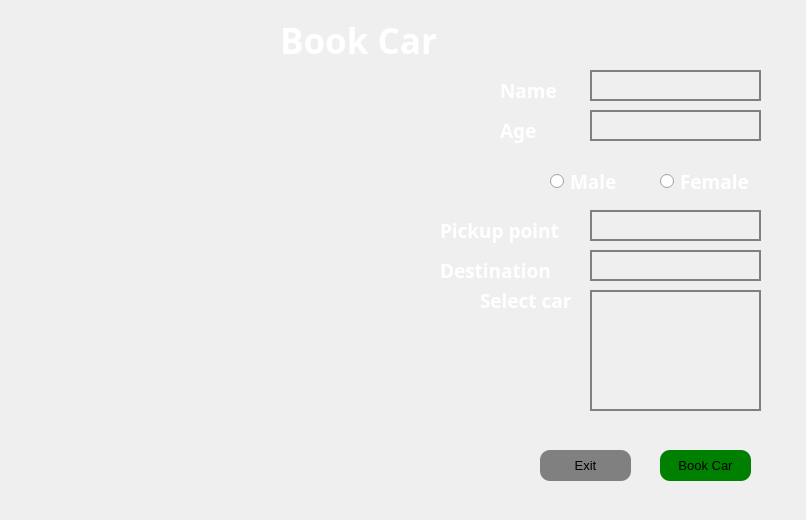
<?xml version="1.0" encoding="UTF-8"?>
<ui version="4.0">
 <class>bookCar</class>
 <widget class="QDialog" name="bookCar">
  <property name="geometry">
   <rect>
    <x>0</x>
    <y>0</y>
    <width>806</width>
    <height>520</height>
   </rect>
  </property>
  <property name="windowTitle">
   <string>Dialog</string>
  </property>
  <widget class="QLabel" name="exitButton">
   <property name="geometry">
    <rect>
     <x>-470</x>
     <y>-20</y>
     <width>1281</width>
     <height>591</height>
    </rect>
   </property>
   <property name="text">
    <string/>
   </property>
   <property name="pixmap">
    <pixmap>../../../Users/iamdk/OneDrive/Desktop/QT Assets/Project2 Asset/cab3.png</pixmap>
   </property>
  </widget>
  <widget class="QLineEdit" name="nameLineEdit">
   <property name="geometry">
    <rect>
     <x>590</x>
     <y>70</y>
     <width>171</width>
     <height>31</height>
    </rect>
   </property>
   <property name="font">
    <font>
     <pointsize>12</pointsize>
    </font>
   </property>
   <property name="styleSheet">
    <string notr="true">background-color: transparent;
border: 2px solid grey;
color: white;</string>
   </property>
  </widget>
  <widget class="QPushButton" name="exitButton_2">
   <property name="geometry">
    <rect>
     <x>540</x>
     <y>450</y>
     <width>91</width>
     <height>31</height>
    </rect>
   </property>
   <property name="font">
    <font>
     <pointsize>10</pointsize>
    </font>
   </property>
   <property name="styleSheet">
    <string notr="true">background-color: grey;
border-radius:10px;
color: black;</string>
   </property>
   <property name="text">
    <string>Exit</string>
   </property>
  </widget>
  <widget class="QPushButton" name="bookcarButton">
   <property name="geometry">
    <rect>
     <x>660</x>
     <y>450</y>
     <width>91</width>
     <height>31</height>
    </rect>
   </property>
   <property name="font">
    <font>
     <pointsize>10</pointsize>
    </font>
   </property>
   <property name="styleSheet">
    <string notr="true">background-color: green;
border-radius:10px;
color: black;</string>
   </property>
   <property name="text">
    <string>Book Car</string>
   </property>
  </widget>
  <widget class="QLabel" name="nameLabel">
   <property name="geometry">
    <rect>
     <x>500</x>
     <y>70</y>
     <width>81</width>
     <height>41</height>
    </rect>
   </property>
   <property name="font">
    <font>
     <family>Colonna MT</family>
     <pointsize>14</pointsize>
     <weight>75</weight>
     <bold>true</bold>
    </font>
   </property>
   <property name="styleSheet">
    <string notr="true">color: white;</string>
   </property>
   <property name="text">
    <string>Name</string>
   </property>
  </widget>
  <widget class="QLabel" name="bookCarTitle">
   <property name="geometry">
    <rect>
     <x>280</x>
     <y>20</y>
     <width>231</width>
     <height>41</height>
    </rect>
   </property>
   <property name="font">
    <font>
     <family>Colonna MT</family>
     <pointsize>26</pointsize>
     <weight>75</weight>
     <bold>true</bold>
    </font>
   </property>
   <property name="styleSheet">
    <string notr="true">color: white;</string>
   </property>
   <property name="text">
    <string>Book Car</string>
   </property>
  </widget>
  <widget class="QLineEdit" name="ageLineEdit">
   <property name="geometry">
    <rect>
     <x>590</x>
     <y>110</y>
     <width>171</width>
     <height>31</height>
    </rect>
   </property>
   <property name="font">
    <font>
     <pointsize>12</pointsize>
    </font>
   </property>
   <property name="styleSheet">
    <string notr="true">background-color: transparent;
border: 2px solid grey;
color: white;</string>
   </property>
  </widget>
  <widget class="QLabel" name="ageLabel">
   <property name="geometry">
    <rect>
     <x>500</x>
     <y>110</y>
     <width>81</width>
     <height>41</height>
    </rect>
   </property>
   <property name="font">
    <font>
     <family>Colonna MT</family>
     <pointsize>14</pointsize>
     <weight>75</weight>
     <bold>true</bold>
    </font>
   </property>
   <property name="styleSheet">
    <string notr="true">color: white;</string>
   </property>
   <property name="text">
    <string>Age</string>
   </property>
  </widget>
  <widget class="QRadioButton" name="maleRadioButton">
   <property name="geometry">
    <rect>
     <x>550</x>
     <y>170</y>
     <width>97</width>
     <height>22</height>
    </rect>
   </property>
   <property name="font">
    <font>
     <family>Colonna MT</family>
     <pointsize>14</pointsize>
     <weight>75</weight>
     <bold>true</bold>
    </font>
   </property>
   <property name="styleSheet">
    <string notr="true">color: white;</string>
   </property>
   <property name="text">
    <string>Male</string>
   </property>
  </widget>
  <widget class="QRadioButton" name="femaleradioButton">
   <property name="geometry">
    <rect>
     <x>660</x>
     <y>170</y>
     <width>101</width>
     <height>22</height>
    </rect>
   </property>
   <property name="font">
    <font>
     <family>Colonna MT</family>
     <pointsize>14</pointsize>
     <weight>75</weight>
     <bold>true</bold>
    </font>
   </property>
   <property name="styleSheet">
    <string notr="true">color: white;</string>
   </property>
   <property name="text">
    <string>Female</string>
   </property>
  </widget>
  <widget class="QLineEdit" name="pickupLineEdit">
   <property name="geometry">
    <rect>
     <x>590</x>
     <y>210</y>
     <width>171</width>
     <height>31</height>
    </rect>
   </property>
   <property name="font">
    <font>
     <pointsize>12</pointsize>
    </font>
   </property>
   <property name="styleSheet">
    <string notr="true">background-color: transparent;
border: 2px solid grey;
color: white;</string>
   </property>
  </widget>
  <widget class="QLabel" name="pickLabel">
   <property name="geometry">
    <rect>
     <x>440</x>
     <y>210</y>
     <width>141</width>
     <height>41</height>
    </rect>
   </property>
   <property name="font">
    <font>
     <family>Colonna MT</family>
     <pointsize>14</pointsize>
     <weight>75</weight>
     <bold>true</bold>
    </font>
   </property>
   <property name="styleSheet">
    <string notr="true">color: white;</string>
   </property>
   <property name="text">
    <string>Pickup point</string>
   </property>
  </widget>
  <widget class="QLabel" name="DestinationLabel">
   <property name="geometry">
    <rect>
     <x>440</x>
     <y>250</y>
     <width>141</width>
     <height>41</height>
    </rect>
   </property>
   <property name="font">
    <font>
     <family>Colonna MT</family>
     <pointsize>14</pointsize>
     <weight>75</weight>
     <bold>true</bold>
    </font>
   </property>
   <property name="styleSheet">
    <string notr="true">color: white;</string>
   </property>
   <property name="text">
    <string>Destination</string>
   </property>
  </widget>
  <widget class="QLineEdit" name="destinationLineEdit">
   <property name="geometry">
    <rect>
     <x>590</x>
     <y>250</y>
     <width>171</width>
     <height>31</height>
    </rect>
   </property>
   <property name="font">
    <font>
     <pointsize>12</pointsize>
    </font>
   </property>
   <property name="styleSheet">
    <string notr="true">background-color: transparent;
border: 2px solid grey;
color: white;</string>
   </property>
  </widget>
  <widget class="QLabel" name="selectCarLabel">
   <property name="geometry">
    <rect>
     <x>480</x>
     <y>280</y>
     <width>111</width>
     <height>41</height>
    </rect>
   </property>
   <property name="font">
    <font>
     <family>Colonna MT</family>
     <pointsize>14</pointsize>
     <weight>75</weight>
     <bold>true</bold>
    </font>
   </property>
   <property name="styleSheet">
    <string notr="true">color: white;</string>
   </property>
   <property name="text">
    <string>Select car</string>
   </property>
  </widget>
  <widget class="QListWidget" name="selectCarListWidget">
   <property name="geometry">
    <rect>
     <x>590</x>
     <y>290</y>
     <width>171</width>
     <height>121</height>
    </rect>
   </property>
   <property name="font">
    <font>
     <family>MS Shell Dlg 2</family>
     <pointsize>12</pointsize>
    </font>
   </property>
   <property name="styleSheet">
    <string notr="true">background-color: transparent;
border: 2px solid grey;
color: white;</string>
   </property>
  </widget>
 </widget>
 <resources/>
 <connections/>
</ui>
